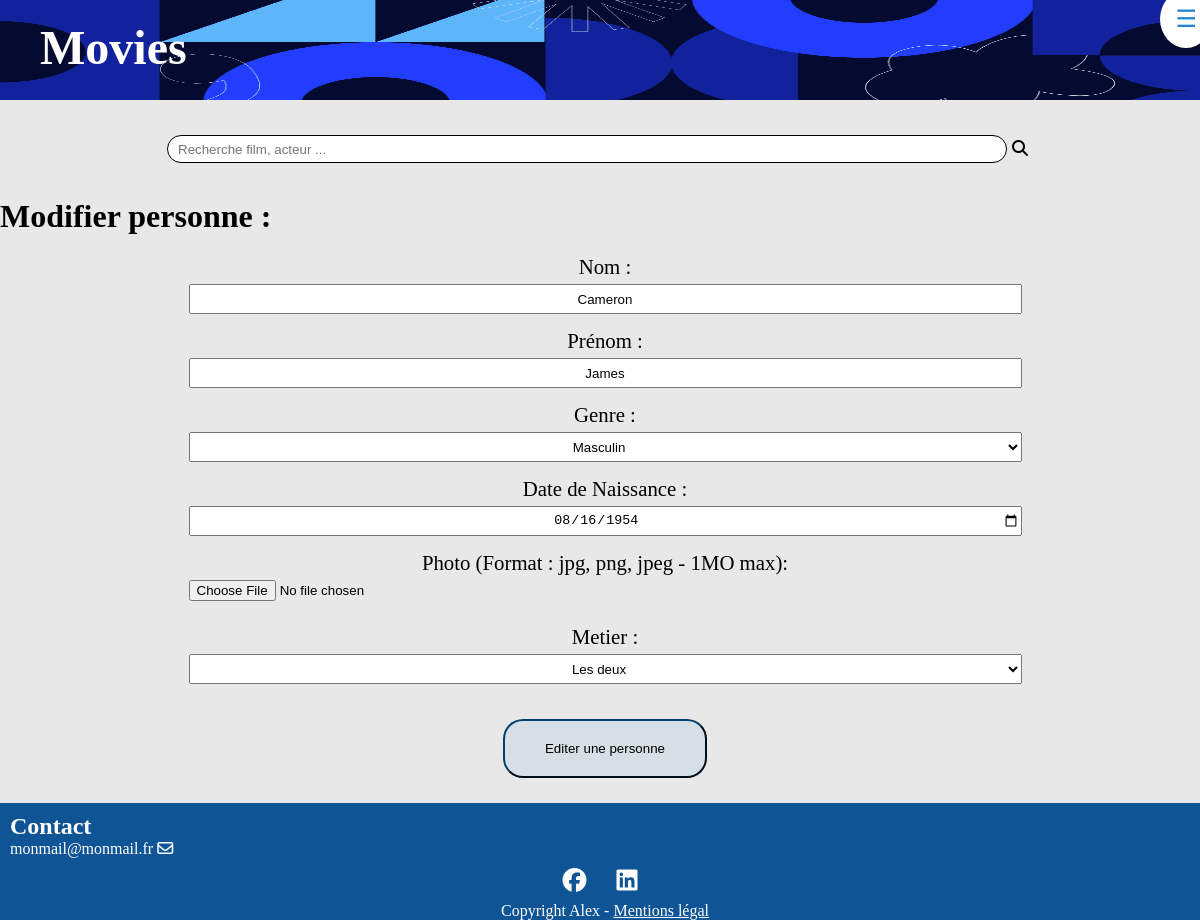
The app's page /index.php?action=editerPersonne&id=14 with its own data.
### tables this page shows
CREATE TABLE IF NOT EXISTS `personne` (
  `id_personne` int NOT NULL AUTO_INCREMENT,
  `nom` varchar(50) NOT NULL,
  `prenom` varchar(50) NOT NULL,
  `sexe` varchar(50) NOT NULL,
  `dateDeNaissance` date NOT NULL,
  `photo` varchar(255) DEFAULT NULL,
  PRIMARY KEY (`id_personne`)
);

CREATE TABLE IF NOT EXISTS `acteur` (
  `id_acteur` int NOT NULL AUTO_INCREMENT,
  `id_personne` int NOT NULL,
  PRIMARY KEY (`id_acteur`),
  UNIQUE KEY `id_personne` (`id_personne`),
  CONSTRAINT `acteur_ibfk_1` FOREIGN KEY (`id_personne`) REFERENCES `personne` (`id_personne`)
);

CREATE TABLE IF NOT EXISTS `realisateur` (
  `id_realisateur` int NOT NULL AUTO_INCREMENT,
  `id_personne` int NOT NULL,
  PRIMARY KEY (`id_realisateur`),
  UNIQUE KEY `id_personne` (`id_personne`),
  CONSTRAINT `realisateur_ibfk_1` FOREIGN KEY (`id_personne`) REFERENCES `personne` (`id_personne`)
);

### view/personne/editPersonne.php (the view, shortened to what this page needs)
    <h3 class="titleFormulaire"> Modifier personne : </h3>
    <?php $personne = $requete->fetch(); ?>
    <form id="personne" action="index.php?action=editPersonne&id=<?= $personne['id_personne']?>&type=" method="post" enctype="multipart/form-data">
<div>
    <div class="caseFormulaire">
    <p>
        <label>
            Nom :
            <input type="text" name="last" value="<?= $personne["nom"] ?>" required>
        </label>
    </p>
    </div>
    <div class="caseFormulaire">
    <p>
        <label>
            Prénom :
            <input type="text" name="name" value="<?= $personne["prenom"] ?>"required>
        </label>
    </p>
    </div>
    <div class="caseFormulaire">
    <p>
                <label>
                    Genre :
                    <select name="genre" required>
                        <?php if ($personne["sexe"] === "M") { ?>
                        <option value="M" select>Masculin</option>
                        <?php } else { ?>
                        <option value="M">Masculin</option>
                        <option value="F" selected>Féminin</option>
                        <?php } ?>
                    </select>
                </label>
            </p>
    </div>
    <div class="caseFormulaire">
    <p>
                <label>
                    Date de Naissance :
                    <input type="date" name="dateNaissance" value="<?= $personne["dateDeNaissance"] ?>" required>
                </label>
            </p>
    </div>
    <div class="caseFormulaire">
    <p>
        <label>
            Photo (Format : jpg, png, jpeg - 1MO max):
            <input type="file" name="file">
        </label>
    </p>
    </div>
    <div class="caseFormulaire">
    <p>
                <label>
                    Metier :
                    <select name="metier" required>
                    <?php if (!empty($personne['idActeur']) && !empty($personne['idRealisateur'])) { ?>
                        <option value="lesdeux" selected>Les deux</option>
                    <?php } elseif (!empty($personne['idActeur'])) { ?>
                        <option value="acteur" selected>Acteur</option>
                        <option value="realisateur">Réalisateur</option>
                        <option value="lesdeux">Les deux</option>
                    <?php } elseif (!empty($personne['idRealisateur'])) { ?>
                        <option value="acteur" >Acteur</option>
                        <option value="realisateur" selected>Réalisateur</option>
                        <option value="lesdeux">Les deux</option>
                    <?php } ?>
                    </select>
                </label>
            </p>
    </div>
    <div class="validation">
        <p>
            <input type="submit" name="submit" value="Editer une personne">
        </p>
    </div>
</div>
</form>
<?php
    require_once "view/template.php";
?>

### public/css/style.css (style rules this page uses)
* { padding: 0; margin: 0; box-sizing: border-box; }
body { background-color: #9e9e9e3b; scroll-behavior: smooth; }
@media only screen and (min-width: 250px) { .caseFormulaire option { height: 50px; } }
@media only screen and (min-width: 250px) { .titleFormulaire { font-size: 2em; padding: 15px 0; } }
@media only screen and (min-width: 250px) { .caseFormulaire label { font-size: 1.3em; display: flex; flex-direction: column; justify-content: center; align-items: center; text-align: center; padding: 5px 0; } }
@media only screen and (min-width: 250px) { .caseFormulaire input { height: 30px; width: 70%; text-align: center; margin: 5px; } }
@media only screen and (min-width: 250px) { .caseFormulaire select { height: 30px; width: 70%; text-align: center; margin: 5px; } }
@media only screen and (min-width: 250px) { .validation { margin: 25px 0; display: flex; justify-content: center; align-items: center; } }
@media only screen and (min-width: 250px) { .validation input { padding: 20px 40px; border-radius: 20px; border-color: #004170; background-color: #2585ca17; } }
@media only screen and (min-width: 250px) { footer h2, p { padding-left: 10px; } }

### records on screen
personne: last "Cameron", name "James", genre "Masculin", dateNaissance "08/16/1954"
acteur: metier "Les deux"
